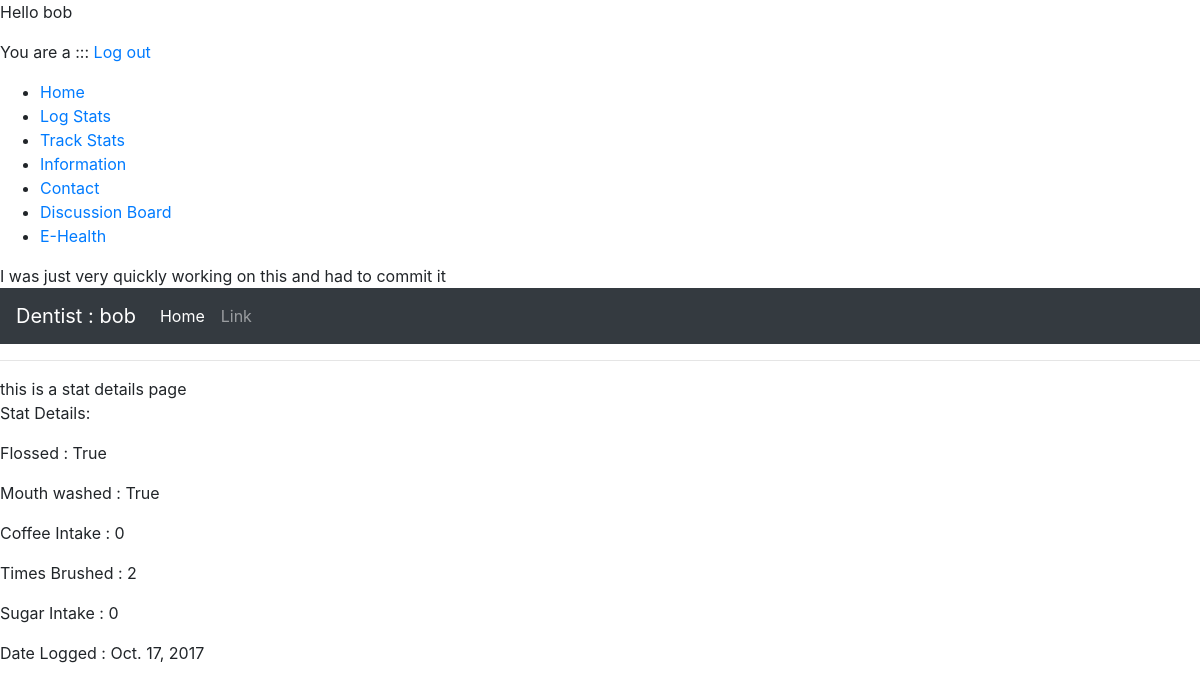
The app's page /stat/1/ (signed in) with its own data.
### tracker/models.py (models this page shows, shortened)
class Stat(models.Model):
	patient = models.ForeignKey(Patient, on_delete=models.CASCADE)
	has_flossed = models.BooleanField(default=False)
	has_mouth_washed = models.BooleanField(default=False)
	coffee_intake = models.IntegerField(default=0)
	times_brushed = models.IntegerField(default=0)
	sugar_intake = models.IntegerField(default=0)
	date_logged = models.DateField(default=timezone.now)

### tracker/views.py (the view)
# urls.py: url(r'^stat/(?P<stat_id>[0-9]+)/$', views.stat, name='stat'),
def stat(request, stat_id):
    stat = Stat.objects.get(id=stat_id)
    return render(request, 'tracker/patient_stat.html', {'stat' : stat})

### tracker/templatetags/extras.py (called while the page is built)
@register.filter(name='get_group')
def get_group(user):
    return user.groups.all()[0].name

### tracker/templates/tracker/patient_stat.html (shortened to what this page needs)
{% include "tracker/patient_navbar.html" %}
{% block content %}
<p>Stat Details: </p>
<p>  Flossed : {{ stat.has_flossed }} </p>
<p>  Mouth washed : {{ stat.has_mouth_washed }} </p>
<p>  Coffee Intake : {{ stat.coffee_intake }} </p>
<p>  Times Brushed : {{ stat.times_brushed }} </p>
<p>  Sugar Intake : {{ stat.sugar_intake }} </p>
<p>  Date Logged : {{ stat.date_logged }} </p>
{% endblock %}

### tracker/templates/tracker/patient_navbar.html (shortened to what this page needs)
{% load extras %}
<html>
    <head>
      <link rel="stylesheet" href="https://maxcdn.bootstrapcdn.com/bootstrap/4.0.0-beta.2/css/bootstrap.min.css">
    </head>
    <body>
        {% block nav %}
        <p> Hello {{ user.get_username }} </p>
        <p> You are a  ::: <a href="{% url 'logout' %}">Log out</a></p>
        <ul id="nav">
            <li>{% block nav-home %}<a href="{% url 'index' %}">Home</a>{% endblock %}</li>
            <li>{% block nav-log %}<a href="{% url 'logstats' %}">Log Stats</a>{% endblock %}</li>
            <li>{% block nav-track %}<a href="{% url 'trackstats' %}">Track Stats</a>{% endblock %}</li>
            <li>{% block nav-info %}<a href="{% url 'information' %}">Information</a>{% endblock %}</li>
            <li>{% block nav-contact %}<a href="{% url 'contact' %}">Contact</a>{% endblock %}</li>
            <li>{% block nav-discussion %}<a href="{% url 'discussion' %}">Discussion Board</a>{% endblock %}</li>
            <li>{% block nav-health %}<a href="{% url 'health' %}">E-Health</a>{% endblock %}</li>
        </ul>
        I was just very quickly working on this and had to commit it
        <nav class="navbar navbar-expand navbar-dark bg-dark">
         <a class="navbar-brand" href="#"> {{ request.user|get_group }} : {{ user.get_username }} </a>
         <div class="collapse navbar-collapse" id="navbarsExample02">
           <ul class="navbar-nav mr-auto">
             <li class="nav-item active">
               <a class="nav-link" href="#">Home <span class="sr-only">(current)</span></a>
             </li>
             <li class="nav-item">
               <a class="nav-link" href="#">Link</a>
             </li>
           </ul>
         </div>
        </nav>
        <hr>
        {% endblock %}
    </body>
</html>

### records on screen
Stat: has_flossed "True", has_mouth_washed "True", coffee_intake "0", times_brushed "2", sugar_intake "0", date_logged "Oct. 17, 2017"

### other values on screen
{{ user.get_username }} "bob"
{{ request.user|get_group }} "Dentist"
